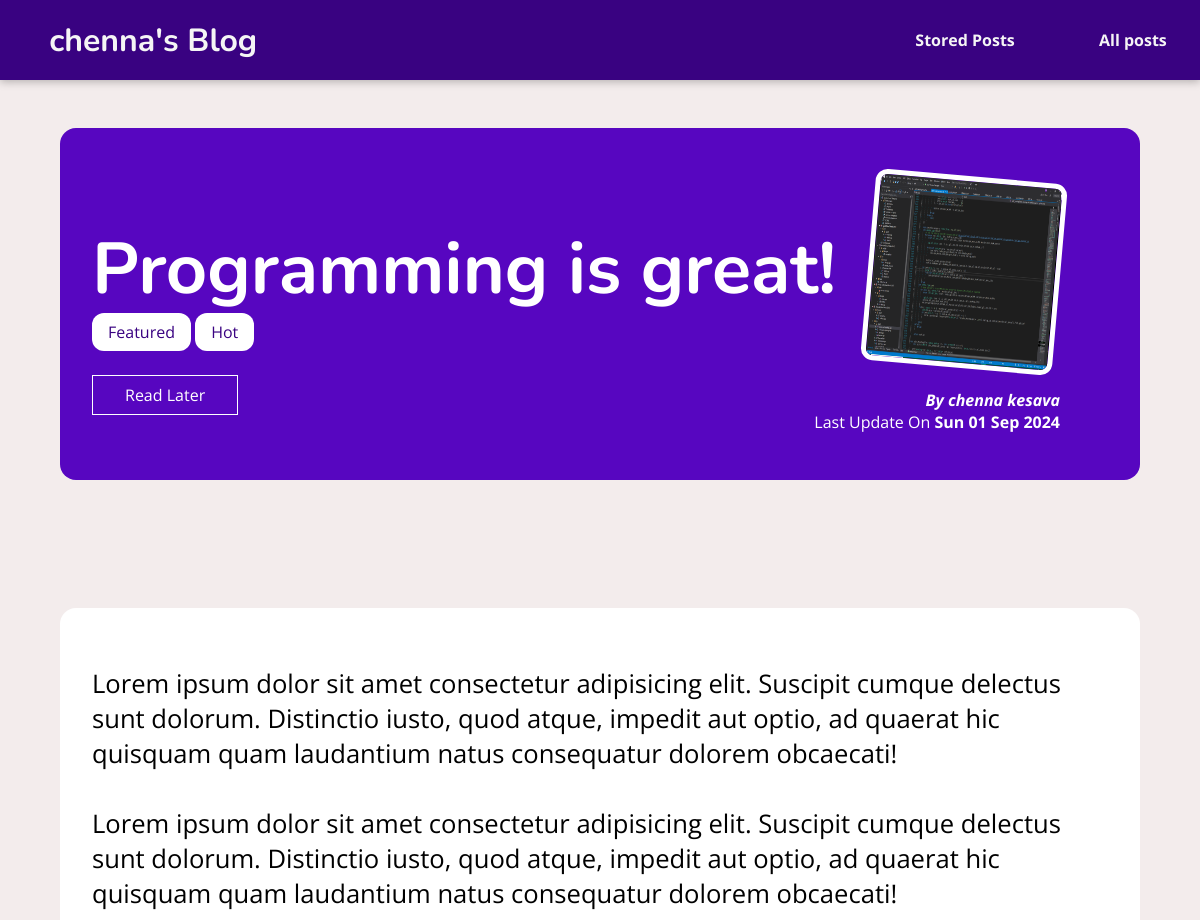
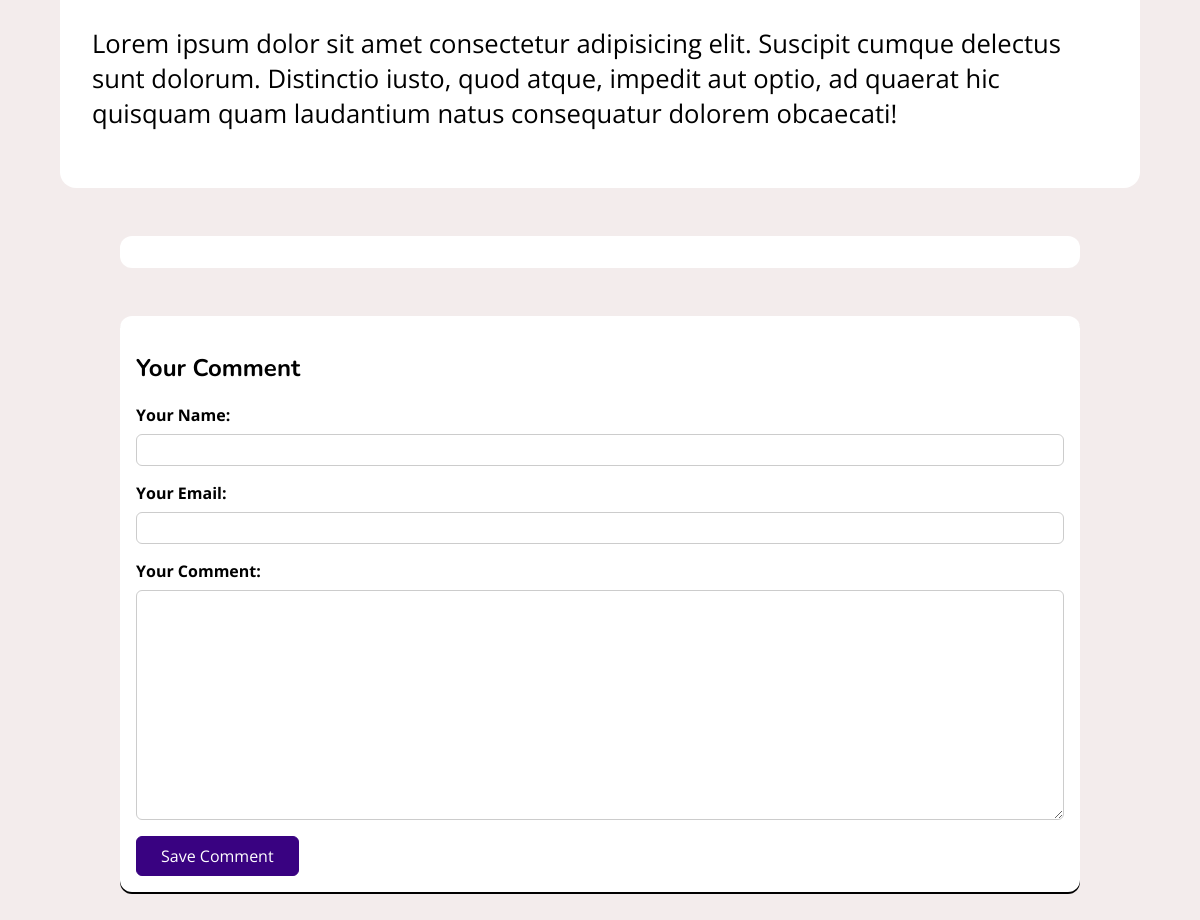
Page /posts/programming-is-fun on the committed database (2 pictures, top to bottom).
### blog/models.py (models this page shows, shortened)
class Post(models.Model):
    title = models.CharField(max_length=100)
    excerpt = models.CharField(max_length=150)
    image = models.ImageField(upload_to="posts", null=True)
    date = models.DateField(auto_now=True)
    slug = models.SlugField(unique=True, db_index=True)
    content = models.TextField(validators=[MinLengthValidator(10)])
    author = models.ForeignKey(Author, on_delete=models.SET_NULL, null=True, related_name="posts")
    tags = models.ManyToManyField(Tag)

class Tag(models.Model):
    caption = models.CharField(max_length=20)

class Author(models.Model):
    first_name = models.CharField(max_length=100)
    last_name = models.CharField(max_length=100)
    email_address = models.EmailField()
    def full_name(self):
        return f"{self.first_name} {self.last_name}"
    def __str__(self):
        return self.full_name()

### blog/views.py (the view, shortened to what this page needs)
# urls.py: path("posts/<slug:slug>", views.DetailPostView.as_view(), name="post_detail_page"),
class DetailPostView(View):
    def is_stored_posts(self, request, post_id):
        stored_posts = request.session.get("stored_posts")
        if stored_posts is not None:
            is_saved_for_later = post_id in stored_posts
        else:
            is_saved_for_later = False
        return is_saved_for_later
    def get(self, request, slug):
        post = Post.objects.get(slug=slug)
        context = {
            "post":post,
            "post_tags": post.tags.all(),
            "comment_form": CommentForm(),
            "comments": post.comments.all().order_by("-id"),
            "saved_for_later":self.is_stored_posts(request, post.id)
        }
        return render(request, "blog/post-detail.html",context)

### blog/form.py
class CommentForm(forms.ModelForm):
    class Meta:
        model = Comment
        exclude = ["post"]
        labels = {
            "user_name":"Your Name",
            "user_email":"Your Email",
            "text":"Your Comment"
        }

### blog/templates/blog/post-detail.html (shortened to what this page needs)
{% extends "base.html" %}
{% load static %}
{% block css-file %}
<link rel="stylesheet" href="{% static "blog/post-detail.css" %}">
{% endblock %}
{% block content %}
<section id="summary">
    <h2>{{ post.title }}</h2>
    <div>
        {%for tag in post_tags%}
        <span class="tag">{{tag.caption}}</span>
        {% endfor %}
    </div>
    <div id="read_later">
        <form action="{% url "read_later" %}" method="POST">
            <button>
                {% if saved_for_later %}
                Remove from the "Read Later" List
                {% else %}
                Read Later
                {% endif %}
            </button>
        </form>
    </div>
    <article>
        <img src="{{ post.image.url }}"alt="{{ post.title }}">
        <address>By <a href="mailto:{{post.author.email_address}}">{{ post.author }}</a></address>
        <div>Last Update On <time>{{ post.date|date:"D d M Y"}}</time></div>
    </article>
</section>
<main id="post_content">
    {{ post.content|linebreaks }}
</main>
<section id="comments">
</section>
<section id="comment-form">
    <h2>Your Comment</h2>
    <form action="{% url "post_detail_page" post.slug %}" method="POST">
        {% for form_field in comment_form %}
            <div class="form-control {% if form_field.errors %}invalid{% endif %}">
                {{ form_field.label_tag }}
                {{ form_field}}
            </div>
        {% endfor %}
        <button>Save Comment</button>
    </form>
</section>
{% endblock %}

### static/base.css (style rules this page uses)
* { box-sizing: border-box; }
html { font-family:"Open Sans", sans-serif, "Nunito", "Edu VIC WA NT Beginner", cursive; }
body { margin: 0; }
h1, h2, h3 { font-family: 'Nunito', 'Open Sans', sans-serif; font-weight: bold; }

### blog/static/blog/post-detail.css (style rules this page uses)
body { background-color: #f3ecec; }
#summary { margin: 8rem auto 3rem auto; padding: 2rem; width: 90%; max-width: 90rem; border-radius: 16px; background-color: #5706c0; position: relative; box-shadow: 0 2px 8px rgna(0, 0, 0, 0.25); height: 22rem; }
#summary h2 { color: white; font-size: 4.5rem; margin-bottom: 0.2rem; }
#summary article { position: absolute; top: 2rem; right: 3rem; padding: 1rem 2rem; border-radius: 12px; text-align: right; color: white; }
#summary article img { width: 12rem; height: 12rem; border-radius: 12px; transform: rotate(5deg); border: 5px solid white; margin-bottom: 1rem; }
#summary address { font-weight: bold; }
#summary a { color: white; text-decoration: none; }
#summary time { font-weight: bold; }
#read_later { margin: 2rem 0; }
#read_later button { background-color: transparent; border: 1px solid white; padding: 0.5rem 2rem; font: inherit; color: white; cursor:pointer; }
#post_content { margin: 8rem auto 3rem auto; padding: 2rem; width: 90%; max-width: 90rem; border-radius: 16px; background-color: white; position: relative; box-shadow: 0 2px 8px rgna(0, 0, 0, 0.25); height: auto; }
#post_content p { font-size: 1.6rem; }
.tag { background-color: white; color: #390281; padding: 0.5rem 1rem; border-radius: 12px; }
#comment-form { margin: 3rem auto; width: 90%; max-width: 60rem; border-radius: 12px; background-color: white; box-shadow: 0 2px; padding: 1rem; }
#comment-form button { font: inherit; background-color: #390281; color: white; border: 1px solid #390281; padding: 0.5rem 1.5rem; border-radius: 6px; }
.form-control { margin-bottom: 1rem; }
.form-control label { font-weight: bold; margin-bottom: 0.5rem; display: block; }
.form-control input, .form-control textarea { display: block; width: 100%; font: inherit; padding: 0.25rem; border-radius: 6px; border: 1px solid #ccc; }
#comments { margin: 3rem auto; width: 90%; max-width: 60rem; border-radius: 12px; background-color: white; position: relative; box-shadow: 0 2px 8px rgna(0, 0, 0, 0.25); height: auto; padding: 1rem 2rem; }

### rows in the picture
Post: title "Programming is great!", image (picture), author "chenna kesava", date "Sun 01 Sep 2024", content "Lorem ipsum dolor sit amet consectetur adipisicing elit. Suscipit cumque delectus sunt dolorum. Distinctio iusto, quod atque, impedit aut optio, ad quaerat hic quisquam quam laudantium natus consequatur dolorem obcaecati! Lorem ipsum dolor sit amet consectetur adipisicing elit. Suscipit cumque delectus sunt dolorum. Distinctio iusto, quod atque, impedit aut optio, ad quaerat hic quisquam quam laudantium natus consequatur dolorem obcaecati! Lorem ipsum dolor sit amet consectetur adipisicing elit. Suscipit cumque delectus sunt dolorum. Distinctio iusto, quod atque, impedit aut optio, ad quaerat hic quisquam quam laudantium natus consequatur dolorem obcaecati!"
Tag: caption "Featured"
Tag: caption "Hot"
